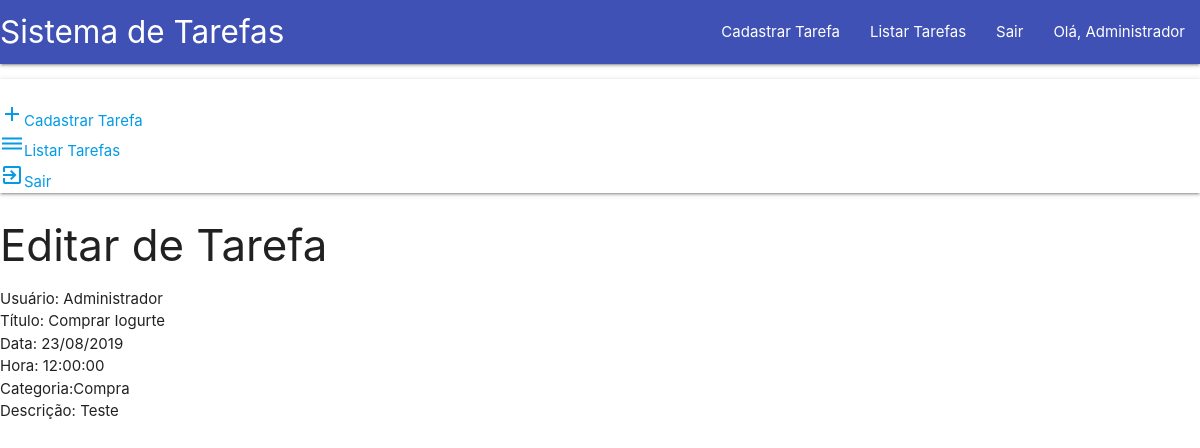
The page /visualizar_tarefa.php?cod=7 (signed in) on the database its author committed.
### tables this page shows
CREATE TABLE `tarefas` (
  `cod` int(11) NOT NULL AUTO_INCREMENT,
  `titulo` varchar(45) NOT NULL,
  `data` date NOT NULL,
  `hora` time NOT NULL,
  `descricao` varchar(255) DEFAULT NULL,
  `usuario_cod` int(11) NOT NULL,
  `categoria_cod` int(11) NOT NULL,
  PRIMARY KEY (`cod`),
  KEY `fk_tarefas_usuario1` (`usuario_cod`),
  KEY `fk_tarefas_categoria1` (`categoria_cod`),
  CONSTRAINT `fk_tarefas_categoria1` FOREIGN KEY (`categoria_cod`) REFERENCES `categoria_tarefa` (`cod`) ON DELETE NO ACTION ON UPDATE NO ACTION,
  CONSTRAINT `fk_tarefas_usuario1` FOREIGN KEY (`usuario_cod`) REFERENCES `usuario` (`cod`) ON DELETE NO ACTION ON UPDATE NO ACTION
);

CREATE TABLE `usuario` (
  `cod` int(11) NOT NULL AUTO_INCREMENT,
  `nome` varchar(150) NOT NULL,
  `email` varchar(150) NOT NULL,
  `senha` varchar(150) NOT NULL,
  `perfil_cod` int(11) NOT NULL,
  PRIMARY KEY (`cod`),
  KEY `fk_usuario_perfil1_idx` (`perfil_cod`),
  CONSTRAINT `fk_usuario_perfil1` FOREIGN KEY (`perfil_cod`) REFERENCES `perfil_usuario` (`cod`) ON DELETE NO ACTION ON UPDATE NO ACTION
);

CREATE TABLE `categoria_tarefa` (
  `cod` int(11) NOT NULL,
  `nome` varchar(45) NOT NULL,
  PRIMARY KEY (`cod`)
);

### visualizar_tarefa.php (the view, shortened to what this page needs)
<?php
    require_once("bloqueio.php");
    $codu = $_SESSION['cod'];
    $cod = $_GET['cod'];
    if($_SESSION['perfil'] != 1){
        $sql2 = "SELECT *, t.cod as codt FROM tarefas t where usuario_cod = $codu AND cod = $cod";
    }else{
        $sql2 = "SELECT *, u.cod as codu, t.cod as codt FROM tarefas t, usuario u where t.usuario_cod = u.cod AND t.cod = $cod";
    }
    $result_tarefas = mysqli_query($con, $sql2);
    $tarefa = mysqli_fetch_array($result_tarefas);
?>
<!DOCTYPE html>
<html lang="pt-br">
<head>
</head>
<body>
    <?php  require_once("header.php");?>
    <h3>Editar de Tarefa</h3>
    <?php
        if($_SESSION['perfil'] == 1){
    ?>
    Usuário: <?= $tarefa['nome']?> <br>
    <?php } ?>
    Título: <?= $tarefa['titulo']?> <br>
    Data: <?= date("d/m/Y", strtotime($tarefa['data']));?> <br>
    Hora: <?= $tarefa['hora']?> <br>
    <?php
        $cod_tarefa = $tarefa['categoria_cod'];
        $sql = "SELECT * FROM categoria_tarefa WHERE cod = $cod_tarefa";
        $result_cat = mysqli_query($con, $sql);
        $cat_tarefa = mysqli_fetch_array($result_cat);
    ?>
    Categoria:<?= $cat_tarefa['nome']?><br>
    Descrição: <?= $tarefa['descricao']?>
</body>
</html>

### rows shown on the page
tarefas: usuario_cod.nome "Administrador", titulo "Comprar Iogurte", data "23/08/2019", hora "12:00:00", descricao "Teste"
categoria_tarefa: nome "Compra"

### other values the page prints
$_SESSION['nome'] "Administrador"
